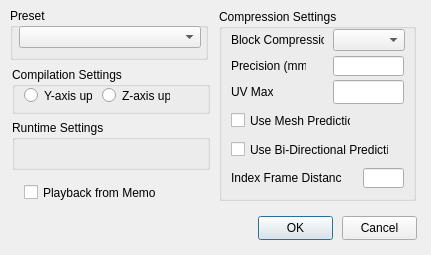
<?xml version="1.0" encoding="UTF-8"?>
<ui version="4.0">
    <class>IDD_ABCCOMPILE</class>
    <widget class="QDialog" name="IDD_ABCCOMPILE">
        <property name="geometry">
            <rect>
                <x>0</x>
                <y>0</y>
                <width>431</width>
                <height>255</height>
            </rect>
        </property>
        <property name="windowTitle">
            <string>Compile Alembic</string>
        </property>
        <widget class="QPushButton" name="IDOK">
            <property name="geometry">
                <rect>
                    <x>258</x>
                    <y>216</y>
                    <width>75</width>
                    <height>24</height>
                </rect>
            </property>
            <property name="default">
                <bool>true</bool>
            </property>
            <property name="text">
                <string comment="IDOK">OK</string>
            </property>
        </widget>
        <widget class="QPushButton" name="IDCANCEL">
            <property name="geometry">
                <rect>
                    <x>342</x>
                    <y>216</y>
                    <width>75</width>
                    <height>24</height>
                </rect>
            </property>
            <property name="text">
                <string comment="IDCANCEL">Cancel</string>
            </property>
        </widget>
        <widget class="QCheckBox" name="IDC_PLAYBACKFROMMEMORY">
            <property name="geometry">
                <rect>
                    <x>24</x>
                    <y>184</y>
                    <width>132</width>
                    <height>17</height>
                </rect>
            </property>
            <property name="text">
                <string comment="IDC_PLAYBACKFROMMEMORY">Playback from Memory</string>
            </property>
        </widget>
        <widget class="QGroupBox" name="IDC_STATIC">
            <property name="geometry">
                <rect>
                    <x>12</x>
                    <y>67</y>
                    <width>198</width>
                    <height>47</height>
                </rect>
            </property>
            <property name="title">
                <string>Compilation Settings</string>
            </property>
            <widget class="QRadioButton" name="IDC_RADIO_YUP">
                <property name="geometry">
                    <rect>
                        <x>12</x>
                        <y>20</y>
                        <width>68</width>
                        <height>17</height>
                    </rect>
                </property>
                <property name="text">
                    <string comment="IDC_RADIO_YUP">Y-axis up</string>
                </property>
            </widget>
            <widget class="QRadioButton" name="IDC_RADIO_ZUP">
                <property name="geometry">
                    <rect>
                        <x>90</x>
                        <y>20</y>
                        <width>68</width>
                        <height>17</height>
                    </rect>
                </property>
                <property name="text">
                    <string comment="IDC_RADIO_ZUP">Z-axis up</string>
                </property>
            </widget>
        </widget>
        <widget class="QGroupBox" name="IDC_STATIC1">
            <property name="geometry">
                <rect>
                    <x>12</x>
                    <y>120</y>
                    <width>198</width>
                    <height>50</height>
                </rect>
            </property>
            <property name="title">
                <string>Runtime Settings</string>
            </property>
        </widget>
        <widget class="QGroupBox" name="IDC_STATIC2">
            <property name="geometry">
                <rect>
                    <x>10</x>
                    <y>8</y>
                    <width>198</width>
                    <height>52</height>
                </rect>
            </property>
            <property name="title">
                <string>Preset</string>
            </property>
            <widget class="QComboBox" name="IDC_PRESET">
                <property name="geometry">
                    <rect>
                        <x>9</x>
                        <y>18</y>
                        <width>182</width>
                        <height>22</height>
                    </rect>
                </property>
            </widget>
        </widget>
        <widget class="QGroupBox" name="IDC_STATIC3">
            <property name="geometry">
                <rect>
                    <x>219</x>
                    <y>9</y>
                    <width>197</width>
                    <height>192</height>
                </rect>
            </property>
            <property name="title">
                <string>Compression Settings</string>
            </property>
            <widget class="QLabel" name="IDC_STATIC4">
                <property name="geometry">
                    <rect>
                        <x>12</x>
                        <y>76</y>
                        <width>42</width>
                        <height>14</height>
                    </rect>
                </property>
                <property name="text">
                    <string comment="IDC_STATIC4">UV Max:</string>
                </property>
            </widget>
            <widget class="QLineEdit" name="IDC_INDEXFRAMEDISTANCE">
                <property name="geometry">
                    <rect>
                        <x>144</x>
                        <y>159</y>
                        <width>41</width>
                        <height>20</height>
                    </rect>
                </property>
                <property name="alignment">
                    <set>Qt::AlignLeft|Qt::AlignVCenter</set>
                </property>
            </widget>
            <widget class="QLabel" name="IDC_STATIC5">
                <property name="geometry">
                    <rect>
                        <x>12</x>
                        <y>50</y>
                        <width>75</width>
                        <height>14</height>
                    </rect>
                </property>
                <property name="text">
                    <string comment="IDC_STATIC5">Precision (mm):</string>
                </property>
            </widget>
            <widget class="QLabel" name="IDC_STATIC6">
                <property name="geometry">
                    <rect>
                        <x>12</x>
                        <y>24</y>
                        <width>93</width>
                        <height>14</height>
                    </rect>
                </property>
                <property name="text">
                    <string comment="IDC_STATIC6">Block Compression:</string>
                </property>
            </widget>
            <widget class="QLineEdit" name="IDC_PRECISION">
                <property name="geometry">
                    <rect>
                        <x>114</x>
                        <y>47</y>
                        <width>71</width>
                        <height>20</height>
                    </rect>
                </property>
                <property name="alignment">
                    <set>Qt::AlignLeft|Qt::AlignVCenter</set>
                </property>
            </widget>
            <widget class="QLabel" name="IDC_STATIC7">
                <property name="geometry">
                    <rect>
                        <x>12</x>
                        <y>162</y>
                        <width>111</width>
                        <height>14</height>
                    </rect>
                </property>
                <property name="text">
                    <string comment="IDC_STATIC7">Index Frame Distance:</string>
                </property>
            </widget>
            <widget class="QComboBox" name="IDC_BLOCKCOMPRESSION">
                <property name="geometry">
                    <rect>
                        <x>114</x>
                        <y>20</y>
                        <width>72</width>
                        <height>22</height>
                    </rect>
                </property>
            </widget>
            <widget class="QLineEdit" name="IDC_UV_MAX">
                <property name="geometry">
                    <rect>
                        <x>114</x>
                        <y>71</y>
                        <width>71</width>
                        <height>24</height>
                    </rect>
                </property>
                <property name="alignment">
                    <set>Qt::AlignLeft|Qt::AlignVCenter</set>
                </property>
            </widget>
            <widget class="QCheckBox" name="IDC_MESHPREDICTION">
                <property name="geometry">
                    <rect>
                        <x>12</x>
                        <y>103</y>
                        <width>120</width>
                        <height>17</height>
                    </rect>
                </property>
                <property name="text">
                    <string comment="IDC_MESHPREDICTION">Use Mesh Prediction</string>
                </property>
            </widget>
            <widget class="QCheckBox" name="IDC_USEBFRAMES">
                <property name="geometry">
                    <rect>
                        <x>12</x>
                        <y>132</y>
                        <width>158</width>
                        <height>17</height>
                    </rect>
                </property>
                <property name="text">
                    <string comment="IDC_USEBFRAMES">Use Bi-Directional Prediction</string>
                </property>
            </widget>
        </widget>
    </widget>
    <resources/>
    <connections/>
</ui>
